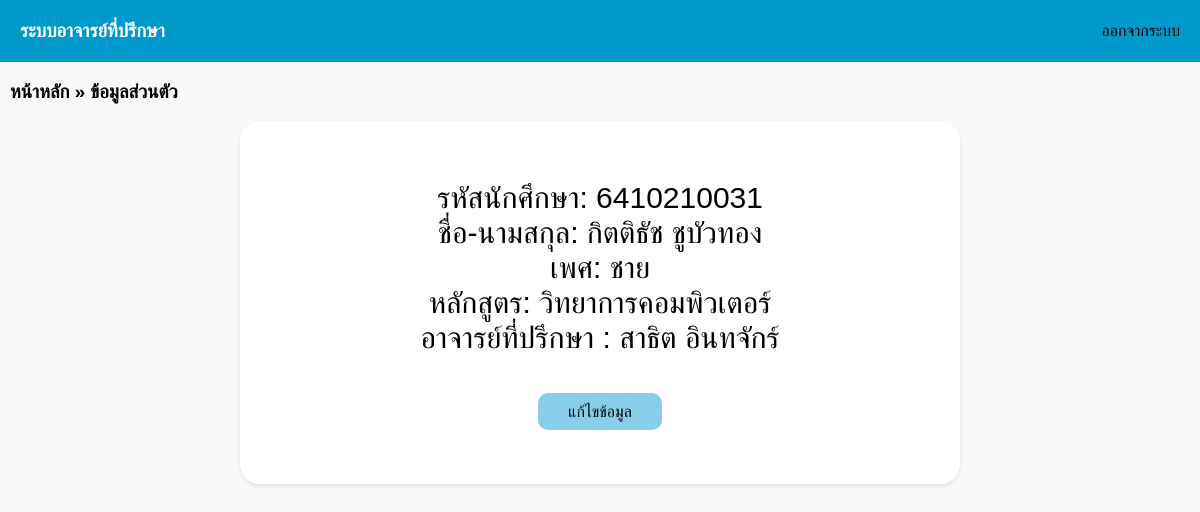
The page /student_info.php (signed in) on the database its author committed.
### tables this page shows
CREATE TABLE `student` (
  `s_id` varchar(10) NOT NULL,
  `s_name` varchar(100) NOT NULL,
  `s_surname` varchar(200) NOT NULL,
  `s_gender` varchar(10) NOT NULL,
  `s_course` varchar(100) NOT NULL,
  `s_password` varchar(30) NOT NULL,
  `t_id` int(11) NOT NULL
);

CREATE TABLE `teacher` (
  `t_id` int(11) NOT NULL,
  `t_name` varchar(100) NOT NULL,
  `t_surname` varchar(200) NOT NULL,
  `t_gender` varchar(10) NOT NULL,
  `t_course` varchar(100) NOT NULL,
  `t_rank` varchar(100) NOT NULL,
  `t_username` varchar(100) NOT NULL,
  `t_password` varchar(30) NOT NULL
);

### student_info.php (the view, shortened to what this page needs)
<!DOCTYPE html>
<html>
<head>
</head>
<body>
    <?php
    include('navbar.php');
    ?>
    <h3><a class="heading" href="student_home.php">หน้าหลัก</a> » ข้อมูลส่วนตัว</h3>
    <?php
    include('condb.php');
    $username = $_SESSION['username'];
    $query = "SELECT s.s_id, s.s_name, s.s_surname, s.s_gender, s.s_course, s.t_id, t.t_name ,t.t_surname
          FROM student s
          JOIN teacher t ON s.t_id = t.t_id
          WHERE s.s_id = '$username'";
    $result = mysqli_query($con, $query);
    if ($result) {
        if ($result->num_rows > 0) {
            while ($row = $result->fetch_assoc()) {
                echo "<div class='container'>";
                echo  " รหัสนักศึกษา: " . $row["s_id"] . "<br>";
                echo  " ชื่อ-นามสกุล: " . $row["s_name"] . "    " . $row["s_surname"] . "<br>";
                echo  " เพศ: " . $row["s_gender"] . "<br>";
                echo  " หลักสูตร: " . $row["s_course"] . "<br>";
                echo  " อาจารย์ที่ปรึกษา : " . $row["t_name"] . "    " . $row["t_surname"]  . "<br><br>";
                echo  "<a style='text-decoration:none;' href='student_edit.php?ID={$row["s_id"]}' class='btn btn-warning btn-xs'>แก้ไขข้อมูล</a>";
                echo "</div>";
            }
        } else {
            echo "0 results";
        }
    } else {
        echo "Error: " . mysqli_error($con);
    }
    ?>
</body>
</html>

### student_info.php (style rules this page uses)
.heading { color: #000; margin-left: 10px ;text-decoration: none; }
body { font-family: Arial, Helvetica, sans-serif; margin: 0; background-color: #f8f9fa; }
.btn { background-color: #87CEEB; color: black; border: none; border-radius: 10px; padding: 10px 30px; font-size: 16px; cursor: pointer; }
.container { color: black; font-size: 30px; text-align: center; max-width: 600px; margin: auto; background-color: #fff; padding: 60px; border-radius: 20px; box-shadow: 0 2px 4px rgba(0, 0, 0, 0.1); }

### rows shown on the page
student: s_id "6410210031", s_name "กิตติธัช", s_surname "ชูบัวทอง", s_gender "ชาย", s_course "วิทยาการคอมพิวเตอร์", t.t_name "สาธิต", t.t_surname "อินทจักร์"
